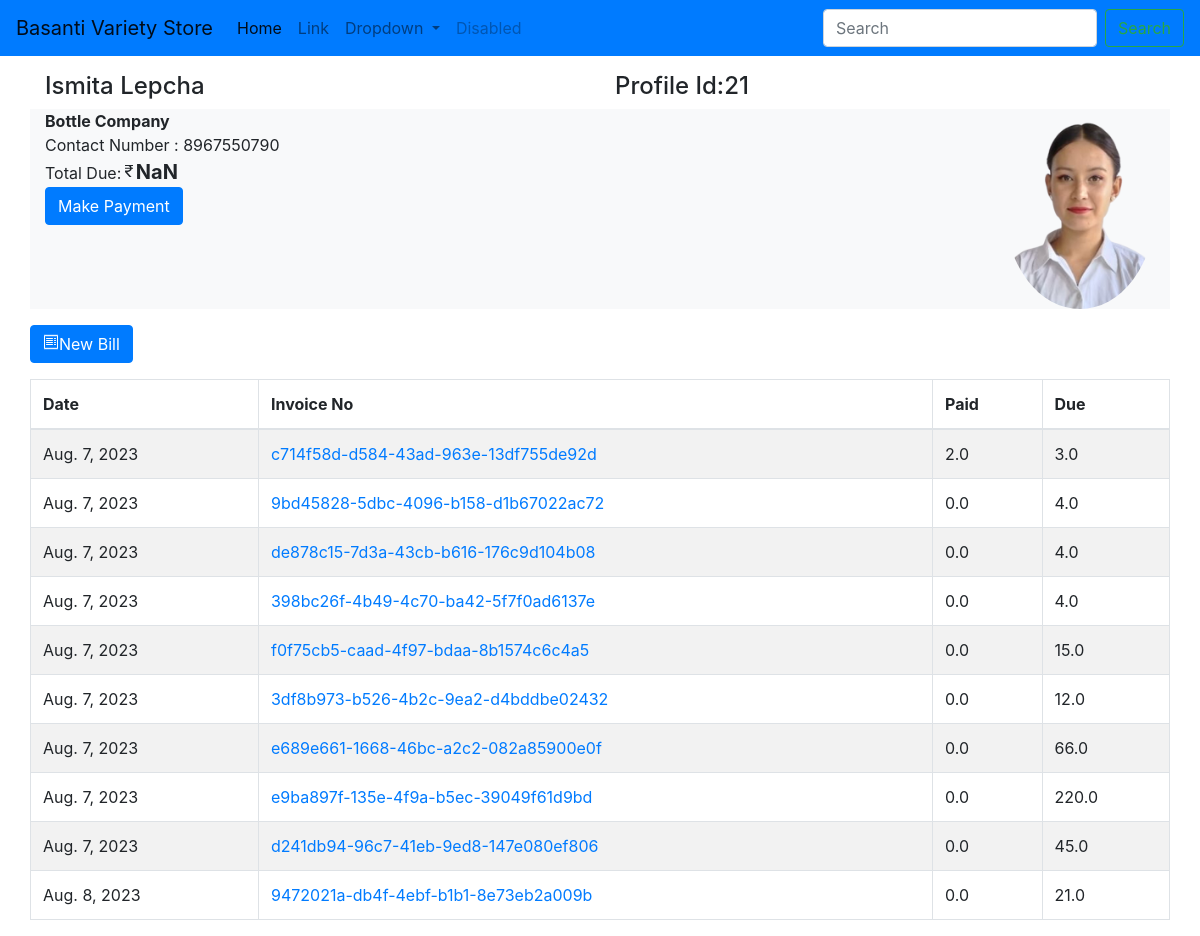
The page /profile/21 on the database its author committed.
### shopdue/models.py (models this page shows, shortened)
class Customer(models.Model):
    customer_name = models.CharField(max_length=60)
    customer_address = models.TextField()
    contact_number = models.CharField(max_length=12)
    additional_info = models.TextField()
    customer_image = models.ImageField(upload_to=generate_unique_filename, null=True)
    total_due = 0

class Bill(models.Model):
    customer = models.ForeignKey(Customer, related_name='bills' , on_delete=models.CASCADE)
    invoice_no = models.UUIDField(
        primary_key=True, default=uuid.uuid4, editable=False)
    date = models.DateField(auto_now_add=True, null=True)
    discount = models.FloatField(default=0)
    total = models.FloatField(default=0)
    paid = models.FloatField(default=0)
    due = models.FloatField(default=0)

### mystore/views.py (the view)
# urls.py: path('profile/<int:customer_id>', views.customerProfile, name='single_customer_profile'),
def customerProfile(request, customer_id):
    customer = models.Customer.objects.get(pk=customer_id)
    bills = customer.bills.all()
    data = {'customer': customer, 'bills': bills}
    return render(request, 'customer_profile.html', data)

### templates/customer_profile.html (shortened to what this page needs)
{% extends 'base.html' %}
{% block content %}
  <div class="container">
    <div class="row">
      <div class="col-6">
        <h4>{{ customer.customer_name }}</h4>
      </div>
      <div class="col-6">
        <h4>Profile Id:{{ customer.id }}</h4>
      </div>
    </div>
    <div class="row">
      <div class="col-6 bg-light">
        <div class="row">
          <div class="col">
            <strong>{{ customer.customer_address }}</strong>
          </div>
        </div>
        <div class="row">
          <div class="col">Contact Number : {{ customer.contact_number }}</div>
        </div>
        <div class="row">
          <div class="col">
            Total Due:
            <strong id="due_display" style="margin-left: -6px; font-size: 20px;"></strong>
          </div>
        </div>
        <div class="row">
          <div class="col">
            <a href="/due/bill/payment?id=21" class="btn btn-primary">Make Payment</a>
          </div>
        </div>
      </div>
      <div class="col-6 bg-light">
        <div class="d-flex flex-row-reverse">
          <img src="/media/{{ customer.customer_image }}" style="height: 200px; border-radius: 50%;" class="float-left" alt="..." />
        </div>
      </div>
    </div>
    <div class="row">
      <div class="row">
        <div class="col">
          <a href="/invoice/{{ customer.id }}" class="btn btn-primary mt-3 float-right">
            New Bill
          </a>
        </div>
      </div>
    </div>
    <div class="row">
      <table id="purchase_table" class="table table-striped table-bordered mt-3">
        <thead>
          <tr>
            <th scope="col">Date</th>
            <th scope="col">Invoice No</th>
            <th scope="col">Paid</th>
            <th scope="col">Due</th>
          </tr>
        </thead>
        <tbody>
          {% for bill in bills %}
            <tr>
              <td>{{ bill.date }}</td>
              <td>
                <a href="/due/bill/details/{{bill.invoice_no}}?query={{bill.invoice_no}}">{{ bill.invoice_no }}</a>
              </td>
              <td>{{ bill.paid }}</td>
              <td class="due_count">{{ bill.due }}</td>
            </tr>
          {% endfor %}
        </tbody>
      </table>
    </div>
  </div>
{% endblock %}

### rows shown on the page
Customer: customer_name "Ismita Lepcha", id "21", customer_address "Bottle Company", contact_number "8967550790", customer_image (picture)
Bill: date "Aug. 7, 2023", invoice_no "c714f58d-d584-43ad-963e-13df755de92d", paid "2.0", due "3.0"
Bill: date "Aug. 7, 2023", invoice_no "9bd45828-5dbc-4096-b158-d1b67022ac72", paid "0.0", due "4.0"
Bill: date "Aug. 7, 2023", invoice_no "de878c15-7d3a-43cb-b616-176c9d104b08", paid "0.0", due "4.0"
Bill: date "Aug. 7, 2023", invoice_no "398bc26f-4b49-4c70-ba42-5f7f0ad6137e", paid "0.0", due "4.0"
Bill: date "Aug. 7, 2023", invoice_no "f0f75cb5-caad-4f97-bdaa-8b1574c6c4a5", paid "0.0", due "15.0"
Bill: date "Aug. 7, 2023", invoice_no "3df8b973-b526-4b2c-9ea2-d4bddbe02432", paid "0.0", due "12.0"
Bill: date "Aug. 7, 2023", invoice_no "e689e661-1668-46bc-a2c2-082a85900e0f", paid "0.0", due "66.0"
Bill: date "Aug. 7, 2023", invoice_no "e9ba897f-135e-4f9a-b5ec-39049f61d9bd", paid "0.0", due "220.0"
Bill: date "Aug. 7, 2023", invoice_no "d241db94-96c7-41eb-9ed8-147e080ef806", paid "0.0", due "45.0"
Bill: date "Aug. 8, 2023", invoice_no "9472021a-db4f-4ebf-b1b1-8e73eb2a009b", paid "0.0", due "21.0"
